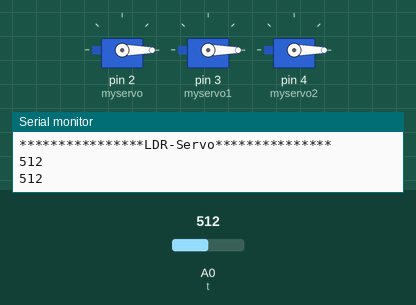
Recording of a sketch running on a simulated Arduino Uno, built with avr-gcc and run on an emulated ATmega328P. On the bench: 3 × servo, the last lines printed to the serial monitor. The inputs (shaded band) are chosen by the test bench; at power-on: A0 (t) = 512.

Above: at 2.8 s.
2.9 s: A0 (t) set to 311
5.6 s: A0 (t) set to 282
At 7.1 s:
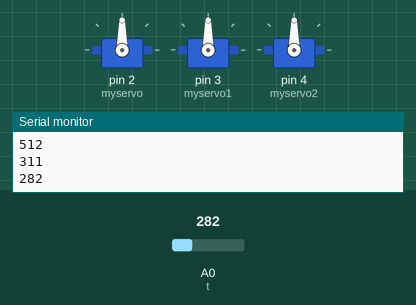
8.3 s: A0 (t) set to 306
At 11.2 s:
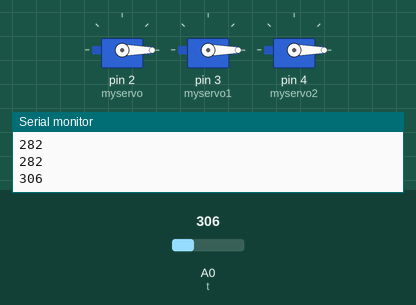
11.5 s: A0 (t) set to 290
At 13.0 s:
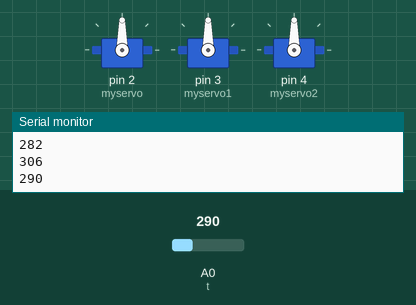
Timing chart, 0 to 14.5 s (numbered marks = the images above; inputs shaded):
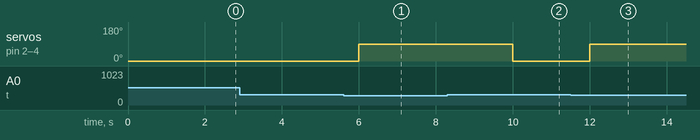

The sketch:

class16.ino
```cpp
#include<Servo.h>
Servo myservo;
Servo myservo1;
Servo myservo2;

int t=A0;
int c=0;
void setup()
{
  Serial.begin(9600);
  Serial.println("****************LDR-Servo***************");
  myservo.attach(2);
   myservo1.attach(3);
    myservo2.attach(4);
     pinMode(t,INPUT);
}
void loop()
{
c=analogRead(A0);
if(c<300)
{
  myservo.write(90);
   myservo1.write(90);
    myservo2.write(90);
    Serial.println(c);
   delay(2000);
}
else
{
  myservo.write(0);
   myservo1.write(0);
    myservo2.write(0);
   Serial.println(c);
  delay(2000);
}
  }
```

Measured:
- the behaviour switches between 300 and 299 on A0 (t) (found by bisection; images 0 and 1)
- after the input at 5.6 s, servo on pin 2 (myservo), servo on pin 3 (myservo1), servo on pin 4 (myservo2): 0° → 90° after 0.40 s
- after the input at 8.3 s, servo on pin 2 (myservo), servo on pin 3 (myservo1), servo on pin 4 (myservo2): 90° → 0° after 1.7 s
- after the input at 11.5 s, servo on pin 2 (myservo), servo on pin 3 (myservo1), servo on pin 4 (myservo2): 0° → 90° after 0.50 s
